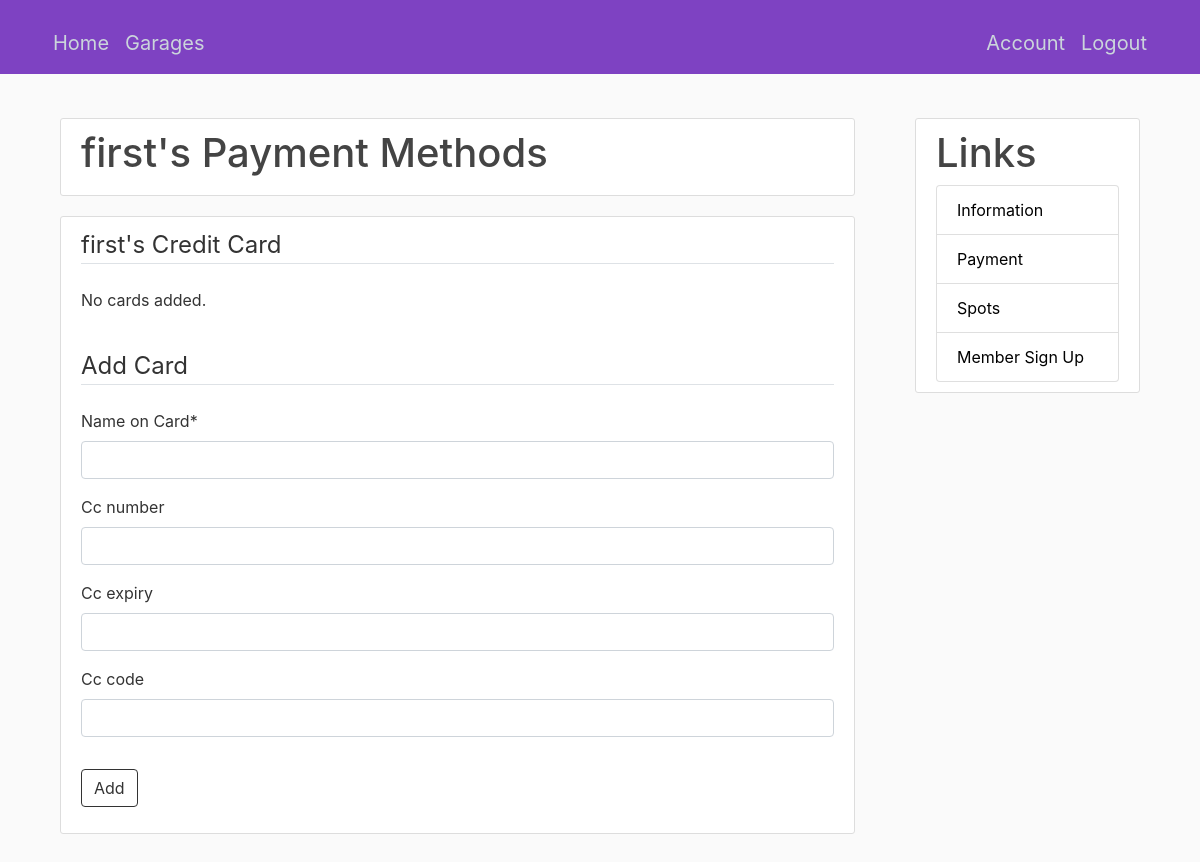
The page /account-payments/ (signed in) on the database as committed earlier.
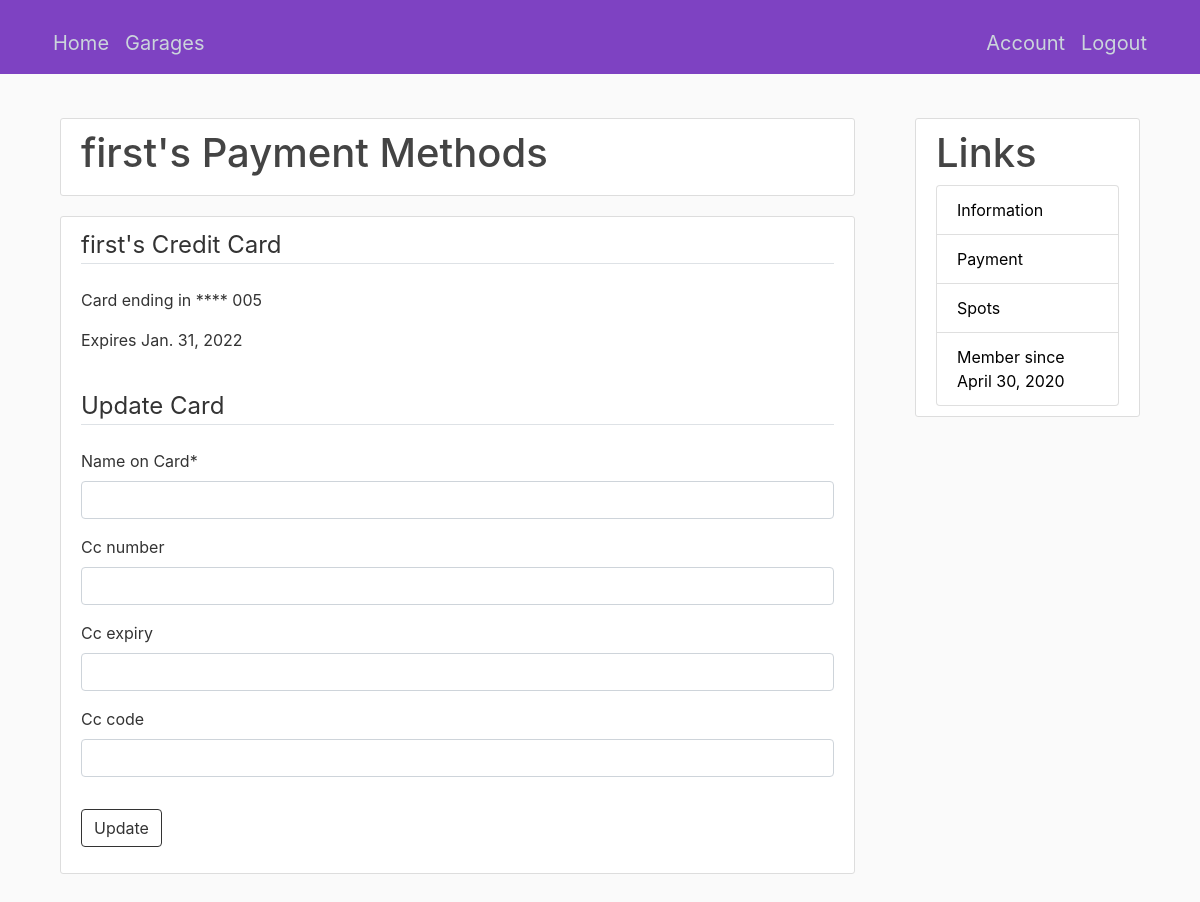
The same page on the database as committed later.
### accounts/models.py (models this page shows, shortened)
class User(AbstractUser): # an account
    username = None
    customer = models.OneToOneField(Customer, on_delete=models.CASCADE)
    email    = models.EmailField(ugettext_lazy('email address'), unique=True)
    USERNAME_FIELD = 'email'
    REQUIRED_FIELDS = []
    objects = UserManager()

class Member(models.Model):
    user       = models.OneToOneField(User, on_delete=models.CASCADE)
    start_date = models.DateField(auto_now_add=True)
    end_date   = models.DateField(default=after30days)

### payments/models.py (models this page shows, shortened)
class CreditCard(models.Model):
    customer  = models.OneToOneField(Customer, on_delete=models.CASCADE)
    cc_name   = models.CharField(max_length=50)
    cc_number = CardNumberField('card number')
    cc_expiry = CardExpiryField('expiration date')
    cc_code = SecurityCodeField('security code')

### accounts/views.py (the view)
# urls.py: path('account-payments/', views.account_payments, name='account-payments'),
@login_required
def account_payments(request):
    customer = request.user.customer
    try:
        credit_card = CreditCard.objects.get(customer=customer)
        have_card =True
    except CreditCard.DoesNotExist:
        have_card = False
    if request.method == 'POST':
        add_form = AddCreditCard(request.POST, instance=request.user)
        if add_form.is_valid():
            if not have_card: credit_card = CreditCard(customer=customer)
            credit_card.cc_name = add_form.cleaned_data['cc_name']
            credit_card.cc_number = add_form.cleaned_data['cc_number']
            credit_card.cc_expiry = add_form.cleaned_data['cc_expiry']
            credit_card.cc_code = add_form.cleaned_data['cc_code']
            credit_card.save()
            messages.success(request, f'Your card has been {"updated" if have_card else "added"}!')
            return redirect('/account-payments')
    else:
        add_form = AddCreditCard(instance=request.user)
    context = {'title': 'Payments', 'form': add_form}
    if have_card:
        context = {**context, **{'card': credit_card}}
    return render(request, 'accounts/payments.html', context)

### payments/forms.py
class AddCreditCard(forms.ModelForm):
    cc_name = forms.CharField(label='Name on Card')
    cc_number = CardNumberField(label='Card Number')
    cc_expiry = CardExpiryField(label='Expiration Date')
    cc_code = SecurityCodeField(label='CVV/CVC')
    class Meta:
        model = CreditCard
        fields = ['cc_name', 'cc_number', 'cc_expiry', 'cc_code']

### accounts/templates/accounts/payments.html (shortened to what this page needs)
{% extends "accounts/base-account.html" %}
{% load crispy_forms_tags %}
{% block content %}
<div class="container jumbo">
<div class="content-section">
    <div class="media">
        <div class="media-body">
            <h2 class="account-heading">{{ user.first_name }}'s Payment Methods</h2>
        </div>
    </div>
</div>
<div class="content-section">
    <div class="media">
        <div class="media-body">
        <legend class="border-bottom mb-4">{{ user.first_name }}'s Credit Card</legend>
        {% if card %}
            <p>Card ending in **** {{ card.cc_number.12 }}{{ card.cc_number.13 }}{{ card.cc_number.14 }}{{ card.cc_number.15 }}</p>
            <p>Expires {{ card.cc_expiry }}</p>
        {% else %}
            <p>No cards added.</p>
        {% endif %}
        </div>
    </div>
    <div class="move">
        <form method="POST">
            <fieldset class="form-group">
                {% if card %}
                    <legend class="border-bottom mb-4">Update Card</legend>
                {% else %}
                    <legend class="border-bottom mb-4">Add Card</legend>
                {% endif %}
                {{ form | crispy }}
            </fieldset>
            <div class="form-group">
                {% if card %}
                    <button class="btn btn-outline-info" type="submit">Update</button>
                {% else %}
                    <button class="btn btn-outline-info" type="submit">Add</button>
                {% endif %}
            </div>
        </form>
    </div>
</div>
</div>
{% endblock content %}

### accounts/templates/accounts/base-account.html
{% extends "accounts/base.html" %}
{% block sidebar %}
<div class="container jumbo">
  <div class="content-section">
    <div class="media">
      <div class="media-body">
          <h2 class="account-heading">Links</h2>
      </div>
    </div>
    <ul class="list-group">
        <li class="list-group-item list-group-item-action option-btn">
          <a href="{% url 'accounts:account-info' %}" class="stretched-link text-decoration-none">
            Information</a>
        </li>
        <li class="list-group-item list-group-item-action option-btn">
          <a href="{% url 'accounts:account-payments' %}" class="stretched-link text-decoration-none">
            Payment</a>
        </li>
        <li class="list-group-item list-group-item-action option-btn">
          <a href="{% url 'accounts:account-spots' %}" class="stretched-link text-decoration-none">
            Spots</a>
        </li>
        {% if user.member %}
          <li class="list-group-item option-btn disabled">
            <a href='#'>
              Member since {{ user.member.start_date }}</a>
          </li>
        {% else %}
          <li class="list-group-item list-group-item-action option-btn">
            <a href="{% url 'accounts:confirm-member' %}" class="stretched-link text-decoration-none">
              Member Sign Up</a>
          </li>
        {% endif %}
    </ul>
  </div>
</div>
{% endblock sidebar %}

Rows that differ between the two databases and show on the page:
changed User "first": member.start_date (not shown) → "April 30, 2020"
added CreditCard: cc_number.12 "0", cc_number.13 "0", cc_number.14 "5", cc_expiry "Jan. 31, 2022"
Other text that changed with them:
text no longer shown: "No cards added. Add Card Add Member Sign Up"
text now shown: "Card ending in **** Expires Update Card Update Member since"
